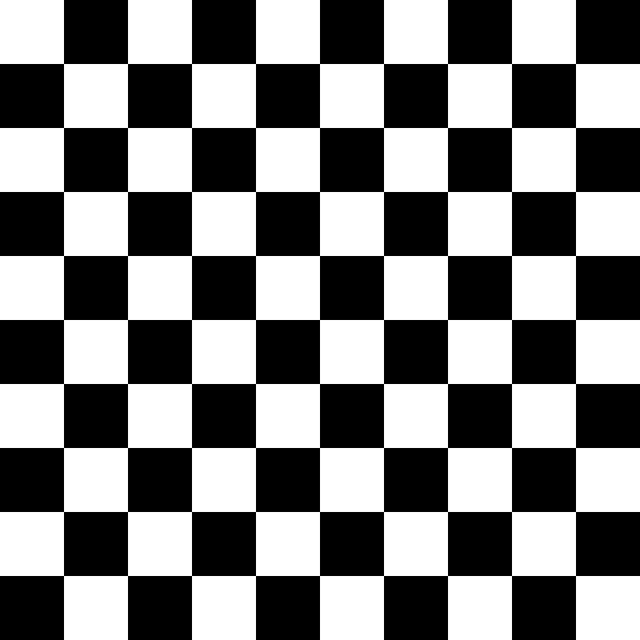
#> input picture dataset/chessboard.png, 640 x 640 px
$ python line_detection.py
#> lines starting #> are read from the running program, lines starting #| are printed output that depends on the picture; after the words box and inside, x2 and y2 are one past the last pixel; in counts of white or black regions, pixels touching at a corner belong together
#> further down, img is the input picture: shape (640, 640, 3); min 0, max 255, mean 127.5
import cv2
import numpy as np
# 使用霍夫直线变换做直线检测，前提条件：边缘检测已经完成

# 标准霍夫线变换
def line_detection(image):
    gray = cv2.cvtColor(image, cv2.COLOR_BGR2GRAY)
    edges = cv2.Canny(gray, 50, 150, apertureSize=3)
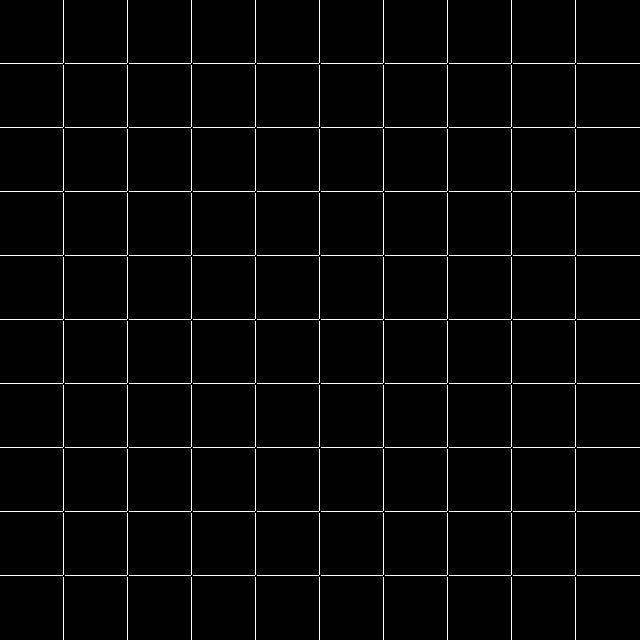
#> edges: shape (640, 640); 2.7% white in thin lines or dots
    cv2.imshow("edges", edges)

    lines = cv2.HoughLines(edges, 1, np.pi/180, 200)  # 函数将通过步长为1的半径和步长为π/180的角来搜索所有可能的直线
#> lines = 18 rows, first 8: [63, 0], [127, 0], [191, 0], [255, 0], [319, 0], [383, 0], [447, 0], [511, 0]
    for line in lines:
        rho, theta = line[0]  # line[0]存储的是点到直线的极径和极角，其中极角是弧度表示的
        a = np.cos(theta)   # theta是弧度
        b = np.sin(theta)
        x0 = a * rho
        y0 = b * rho
        x1 = int(x0 + 1000 * (-b))  # 直线起点横坐标
        y1 = int(y0 + 1000 * (a))   # 直线起点纵坐标
        x2 = int(x0 - 1000 * (-b))  # 直线终点横坐标
        y2 = int(y0 - 1000 * (a))   # 直线终点纵坐标
        cv2.line(image, (x1, y1), (x2, y2), (0, 0, 255), 2)
#> this loop made 18 passes
#> (rho, theta, a, b, x0, y0, x1, y1) on passes 1 to 12: (63, 0, 1, 0, 63, 0, 63, 1000), (127, 0, 1, 0, 127, 0, 127, 1000), (191, 0, 1, 0, 191, 0, 191, 1000), (255, 0, 1, 0, 255, 0, 255, 1000), (319, 0, 1, 0, 319, 0, 319, 1000), (383, 0, 1, 0, 383, 0, 383, 1000), (447, 0, 1, 0, 447, 0, 447, 1000), (511, 0, 1, 0, 511, 0, 511, 1000), (575, 0, 1, 0, 575, 0, 575, 1000), (63, 1.57, -4.37e-08, 1, -2.75e-06, 63, -1000, 62), (127, 1.57, -4.37e-08, 1, -5.55e-06, 127, -1000, 126), (191, 1.57, -4.37e-08, 1, -8.35e-06, 191, -1000, 190)
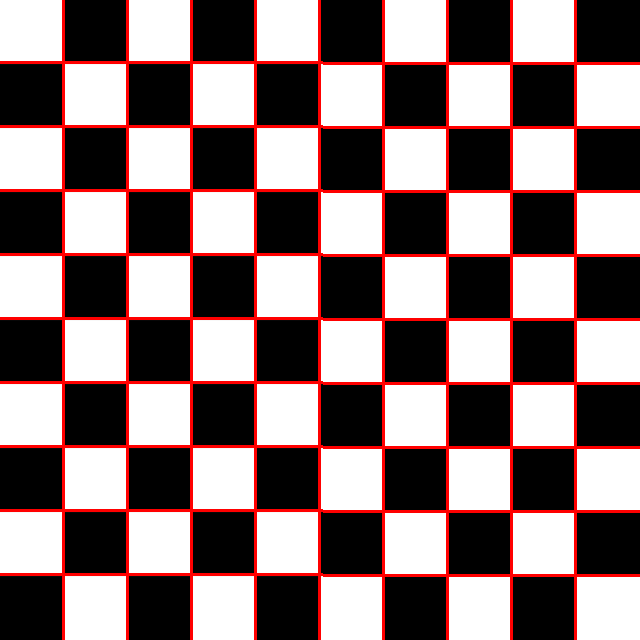
#> image: shape (640, 640, 3); 8.26% of pixels changed, all inside (x1, y1, x2, y2) = (0, 0, 640, 640)
    cv2.imshow("image_lines", image)


# 统计概率霍夫线变换
def line_detection_possible(image):
    gray = cv2.cvtColor(image, cv2.COLOR_BGRA2GRAY)
    edges = cv2.Canny(gray, 50, 150, apertureSize=3)
    cv2.imshow("edges", edges)
    # 函数将通过步长为1的半径和步长为π/180的角来搜索所有可能的直线
    lines = cv2.HoughLinesP(edges, 1, np.pi / 180, 100, minLineLength=50, maxLineGap=10)
    for line in lines:
        x1, y1, x2, y2 = line[0]
        cv2.line(image, (x1, y1), (x2, y2), (0, 0, 255), 2)
    cv2.imshow("line_detect_possible_demo", image)


if __name__ == "__main__":
    img = cv2.imread("../../dataset/chessboard.png")
    cv2.imshow("input image", img)
    line_detection(img)
    # line_detection_possible(img)
    cv2.waitKey(0)
    cv2.destroyAllWindows()
